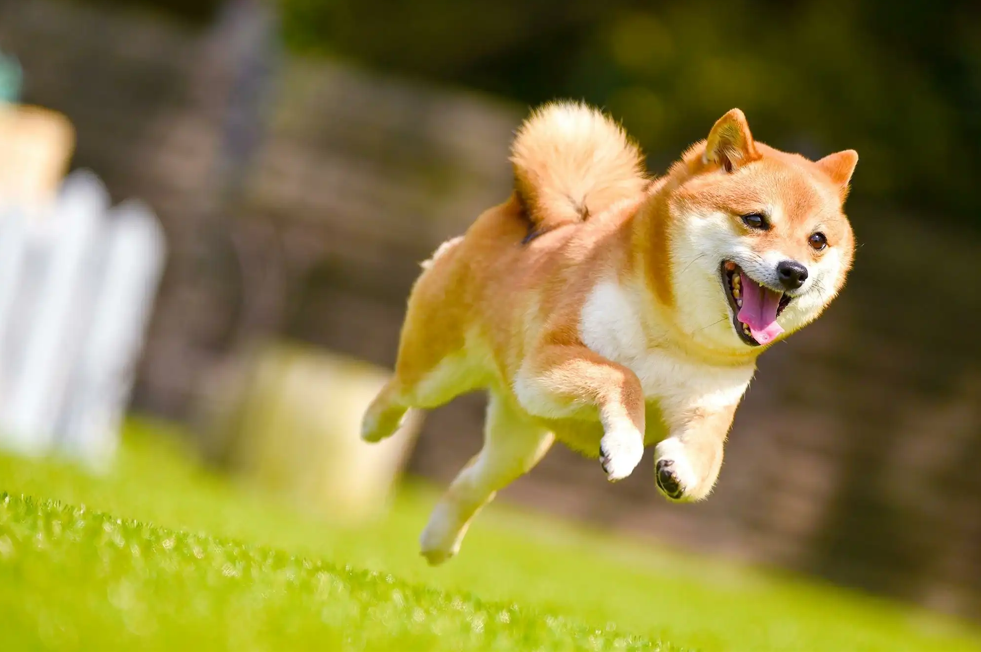
#> input picture pics/example1.png, 981 x 652 px
$ jupyter execute --allow-errors DM2025-Lab2-Master-Phase_2_Bonus.ipynb
#> lines starting #> are read from the running program, lines starting #| are printed output that depends on the picture
**Table of contents**<a id='toc0_'></a>
- [Data Mining Lab 2 - Bonus](#toc1_)
  - [Before Starting](#toc1_1_)
  - [**1. Large Language Models (LLMs)** - Expanded explanation](#toc1_2_)
    - [Programmatic Access vs. Web Interfaces:](#toc1_2_1_)
    - [Optional Notebook Material for Exploration - Open Source LLMs:](#toc1_2_2_)
      - [Parameters and Quantization](#toc1_2_2_1_)
    - [Proprietary LLMs: The Gemini API](#toc1_2_3_)
    - [Interacting with the Gemini API](#toc1_2_4_)
    - [**1.1 Multi-Modal Prompting**](#toc1_2_5_)
      - [**1.1.1 Text + Images**](#toc1_2_5_1_)
        - [**1.1.1.1 Basic Image Understanding**](#toc1_2_5_1_1_)
        - [**>>> Bonus 1 (Take home):**](#toc1_2_5_1_2_)
        - [**1.1.1.2 Segmentation**](#toc1_2_5_1_3_)
        - [**>>> Bonus 2 (Take home):**](#toc1_2_5_1_4_)
      - [**1.1.2 Text + Video**](#toc1_2_5_2_)
        - [**1.1.2.1 Uploading local video:**](#toc1_2_5_2_1_)
        - [**1.1.2.2 Using YouTube video:**](#toc1_2_5_2_2_)
      - [**1.1.3 Text + Audio**](#toc1_2_5_3_)
        - [**>>> Bonus 3 (Take home):**](#toc1_2_5_3_1_)
    - [**1.2 Tool Calling:**](#toc1_2_6_)
      - [General Idea](#toc1_2_6_1_)
        - [**>>> Bonus 4 (Take home):**](#toc1_2_6_1_1_)
    - [**1.3 Information Extraction and Grounding:** - Expanded explanation](#toc1_2_7_)
      - [**`langextract`: A Library for Grounded Extraction**](#toc1_2_7_1_)
        - [**1.3.1 Using a video from youtube:**](#toc1_2_7_1_1_)
        - [**>>> Bonus 5 (Take home):**](#toc1_2_7_1_2_)

<!-- vscode-jupyter-toc-config
	numbering=false
	anchor=true
	flat=false
	minLevel=1
	maxLevel=6
	/vscode-jupyter-toc-config -->
<!-- THIS CELL WILL BE REPLACED ON TOC UPDATE. DO NOT WRITE YOUR TEXT IN THIS CELL -->

# <a id='toc1_'></a>[Data Mining Lab 2 - Bonus](#toc0_)
This is the bonus points' section for lab 2 phase 2.

## <a id='toc1_1_'></a>[Before Starting](#toc0_)

**Make sure you have installed all the required libraries and you have the environment ready to run this lab.**


---
## <a id='toc1_2_'></a>[**1. Large Language Models (LLMs)** - Expanded explanation](#toc0_)

Before we start we strongly suggest that you watch the following video explanations so you can understand the concepts that we are gonna discuss about extra LLMs concepts:

1. [What Are Vision Language Models? How AI Sees & Understands Images](https://www.youtube.com/watch?v=lOD_EE96jhM)
2. [How do Multimodal AI models work? Simple explanation](https://www.youtube.com/watch?v=WkoytlA3MoQ)
3. [Multi-Modal LLMs for Image, Sound and Video](https://www.youtube.com/watch?v=_sGwL6RAsUc&t=1137s)
4. [What is Tool Calling? Connecting LLMs to Your Data](https://www.youtube.com/watch?v=h8gMhXYAv1k)

`These videos can help you get a better grasp on these additional concepts of LLMs covered in the bonus if you were not familiar before.`

**So now let's start with the bonus content of Lab 2 Phase 2.**

Large Language Models (LLMs) are AI models trained on vast text data to understand and generate human language. Models like GPT and BERT excel at tasks like translation, summarization, and sentiment analysis due to their deep learning techniques and large-scale training. Recently these models got popular with the rise of Open-AI's ChatGPT and their different models, showcasing the potential of these models in a lot of aspects of our current society.

Open-source LLMs are cost-effective and customizable, with strong community support, but may underperform compared to proprietary models (Gemini, ChatGPT, Claude, etc.) and require technical expertise to manage. Proprietary LLMs offer superior performance, ease of use, and regular updates, but can be costly, less flexible, and create dependency on external providers for ongoing access and updates.

Of course. Here is a revised version that frames the explanation objectively, focusing on the practical advantages for a student working on data mining exercises and projects.

### <a id='toc1_2_1_'></a>[Programmatic Access vs. Web Interfaces:](#toc0_)

For this data mining lab, we will interact with LLMs using code (programmatic access) rather than a web-based chatbot. This approach provides several direct advantages for completing your exercises and projects:

*   **Process Datasets Automatically**: Instead of manually copying and pasting individual data points, you can use a simple `for` loop in your code to send every row of a dataset to the model. This allows you to perform tasks like sentiment analysis or data extraction on hundreds or thousands of records efficiently.

*   **Get Structured, Usable Output**: A chatbot provides conversational text that is difficult to use in analysis. With an API, you can command the model to return its output in a specific **JSON format**. This structured data can be directly and reliably loaded into a **pandas DataFrame**, allowing you to immediately continue with your data analysis and visualization tasks.

*   **Ensure Consistent and Reproducible Results**: Scientific and data mining work must be reproducible. By setting parameters like `temperature=0.0` in your code, you make the model's output deterministic. This means you will get the exact same result every time you run your script with the same input, which is essential for debugging your code and validating your findings.

*   **Maintain Data Privacy**: If you work with sensitive or private datasets for a project, uploading that data to a public web interface is not secure. Using an API provides better data governance, and running a model locally with a tool like Ollama ensures your data **never leaves your computer**.

### <a id='toc1_2_2_'></a>[Optional Notebook Material for Exploration - Open Source LLMs:](#toc0_)

For students interested in running models locally, the optional notebook `DM2025-Lab2-Optional-Ollama.ipynb` explores using Ollama ([Ollama GitHub Link](https://github.com/ollama/ollama)). Ollama is a powerful library that simplifies running a wide range of open-source LLMs. In that notebook, we will use the **Gemma 3 (4B)** for multi-modal tasks and advanced text-based tasks, **Gemma 3 (270M version)** for simple text-based tasks, **Llama 3.2 (1B version)** for tool calling tasks, and **embedding-gemma (300M params)** to generate embeddings from text data. The Gemma models come from Google's family of models, while Llama 3.2 comes from Meta's family, all of them open source.

To use these models effectively, an **NVIDIA GPU with at least 4 GB of VRAM is recommended**. If you don't have the required hardware, you can run the examples in Kaggle or other cloud notebooks with their free GPU usage tiers activated.

You can explore the variety of models available through Ollama here:

#### <a id='toc1_2_2_1_'></a>[Parameters and Quantization](#toc0_)

In the image, you'll notice that models have a certain number of **parameters**. These are the internal variables the model learns during training, which store its knowledge. A higher parameter count generally leads to a more capable model but also increases its size and the computational resources needed to run it, especially VRAM.

This is where **quantization** becomes crucial. Quantization is a technique to reduce the memory footprint of a model by converting its parameters from high-precision data types (like 32-bit floating-point numbers) to lower-precision ones (like 8-bit integers). This process makes the model smaller and faster, significantly lowering VRAM usage, though it can sometimes cause a minor reduction in accuracy. Thanks to quantization, a 4-billion parameter model like Gemma 3 4B can be run on consumer-grade GPUs more efficiently.

### <a id='toc1_2_3_'></a>[Proprietary LLMs: The Gemini API](#toc0_)

For the main exercises in this lab, we will use **the Gemini API**. This approach offers several advantages over running local open-source models, such as access to state-of-the-art model performance without needing specialized hardware. While the API has usage limits (rate limits and token quotas), it provides a generous **free tier** that is more than sufficient for our exercises.

We will primarily use the **Gemini 2.5 Flash-Lite** (`gemini-2.5-flash-lite`) model. As shown in the rate limit table, this model is optimized for high-frequency tasks and offers a high request-per-day limit of 1,000, making it ideal for completing the lab exercises without interruption.

Students are encouraged to explore other models available through the API but should remain mindful of their respective usage limits. For instance:
*   **Gemini 2.5 Pro** is a more powerful model but has a lower daily request limit of 100.
*   The **Gemma 3** model available via the API offers an impressive 14,400 requests per day, providing another excellent alternative for experimentation.

Please be aware of your usage limits as you work through the exercises to ensure you do not get rate-limited.

[Gemini Documentation](https://ai.google.dev/gemini-api/docs)

[Gemini Rate Limits](https://ai.google.dev/gemini-api/docs/rate-limits)

[Description of Gemini Models](https://ai.google.dev/gemini-api/docs/models)

---

### <a id='toc1_2_4_'></a>[Interacting with the Gemini API](#toc0_)

The code cell below contains the primary function, `prompt_gemini`, that we will use throughout this lab to communicate with the Gemini API. It's designed to be a flexible wrapper that handles the details of sending a request and receiving a response.

Before you run the exercises, here are the key things you need to understand in this setup:

*   **API Key Configuration**: The script loads your API key from a `.env` file located in the `./config/` directory. **You must create this file and add your API key** like this: `GOOGLE_API_KEY='YOUR_API_KEY_HERE'`. This is a security best practice to keep your credentials out of the code.

*   **Global Settings**: At the top of the script, you can find and modify several important defaults:
    *   `MODEL_NAME`: We've set this to `"gemini-2.5-flash-lite"`, but you can easily switch to other models like `"gemini-2.5-pro"` to experiment.
    *   `SYSTEM_INSTRUCTION`: This sets the model's default behavior or persona (e.g., "You are a helpful assistant"). You can customize this for different tasks.
    *   `SAFETY_SETTINGS`: For our academic exercises, these are turned off to prevent interference. In real-world applications, you would configure these carefully.

*   **The `prompt_gemini` function**: This is the main tool you will use. Here are its most important parameters:
    *   `input_prompt`: The list of contents (text, images, etc.) you want to send to the model.
    *   `temperature`: Controls the randomness of the output. `0.0` makes the output deterministic and less creative, while a higher value (e.g., `0.7`) makes it more varied.
    *   `schema`: A powerful feature that allows you to specify a JSON format for the model's output. This is extremely useful for structured data extraction.
    *   `with_tokens_info`: If set to `True`, the function will also return the number of input and output tokens used, which is helpful for monitoring your usage against the free tier limits.

In the following exercises, you will call this function with different prompts and configurations to solve various tasks.

If needed, you can also check some tutorials on how a python function works: [Python Functions Tutorial](https://realpython.com/defining-your-own-python-function/)

[cell 1]
import os
from dotenv import load_dotenv
from google import genai
from google.genai import types

env_path = "./config/.env"
load_dotenv(dotenv_path=env_path)

# System instruction that can dictate how the model behaves in the output, can be customized as needed
SYSTEM_INSTRUCTION = (
        "You are a helpful assistant"
    )

# Max amount of tokens that the model can output, the Gemini 2.5 Models have this maximum amount
# For other models need to check their documentation
MAX_OUTPUT_TOKENS = 65535
MODEL_NAME = "gemini-2.5-flash-lite" # Other models: "gemini-2.5-pro", "gemini-2.5-flash"; Check different max output tokens: "gemini-2.0-flash" , "gemini-2.0-flash-lite"

# We disable the safety settings, as no moderation is needed in our tasks
SAFETY_SETTINGS = [
    types.SafetySetting(
        category="HARM_CATEGORY_HATE_SPEECH", threshold="OFF"),
    types.SafetySetting(
        category="HARM_CATEGORY_DANGEROUS_CONTENT", threshold="OFF"),
    types.SafetySetting(
        category="HARM_CATEGORY_SEXUALLY_EXPLICIT", threshold="OFF"),
    types.SafetySetting(
        category="HARM_CATEGORY_HARASSMENT", threshold="OFF")
]

# We input the API Key to be able to use the Gemini models
api_key = os.getenv("GOOGLE_API_KEY")
#> (the rest of this cell did not finish here and is left out)

---
### <a id='toc1_2_5_'></a>[**1.1 Multi-Modal Prompting**](#toc0_)

Multi-modal prompting involves using input from multiple sources or modes, such as text, images, video or audio, to guide a model's response. It allows AI to process and generate information based on more than one type of input.

---
#### <a id='toc1_2_5_1_'></a>[**1.1.1 Text + Images**](#toc0_)

Gemini's multimodal capabilities allow it to perform sophisticated **image understanding**, turning unstructured visual data into analyzable information. Beyond basic tasks like captioning or answering questions about an image's content, it offers powerful features for data extraction:

*   **Object Detection**: The model can identify objects and return their **bounding box coordinates**, providing structured location data.
*   **Image Segmentation**: It can go a step further by providing a precise pixel-level **segmentation mask**, outlining the exact shape of detected objects.

You can provide single or multiple images by either **uploading a file** (for large images or reuse) or passing the image data **inline** within your API request.

We are going to explore how to prompt our model for basic image understanding and how to use the Gemini's segmentation capabilities.

For more information you can visit the following link: [Gemini's Image Understanding Documentation](https://ai.google.dev/gemini-api/docs/image-understanding)

---
##### <a id='toc1_2_5_1_1_'></a>[**1.1.1.1 Basic Image Understanding**](#toc0_)

For basic image understanding, the model receives both an image and a related text prompt. The image provides visual context, while the text gives additional guidance. The model uses both inputs to generate more accurate and contextually relevant responses, which is useful for tasks like image captioning, visual question answering, or content generation based on visual cues.

Let's look at the following images that are in the `pics` folder in the directory of this notebook:

source: https://cooljapan-videos.com/tw/articles/epe0y86g

source: https://www.istockphoto.com/photo/young-cat-scottish-straight-gm1098182434-294927481

We will use our selected Gemini model to request a description of the images:

[cell 2]
from PIL import Image
from IPython.display import display, Markdown

image_example_1 = Image.open('./pics/example1.png')
#> image_example_1 is the input picture: PIL image 981x652 RGBA; mean R, G, B, A 139.4, 128.5, 67.9, 255

input_prompt_img = ["What is this image about?", image_example_1]
#> (the rest of this cell did not finish here and is left out)

#> (a cell that did not finish here is left out)

[cell 4]
from PIL import Image

image_example_2 = Image.open('./pics/example2.jpg')
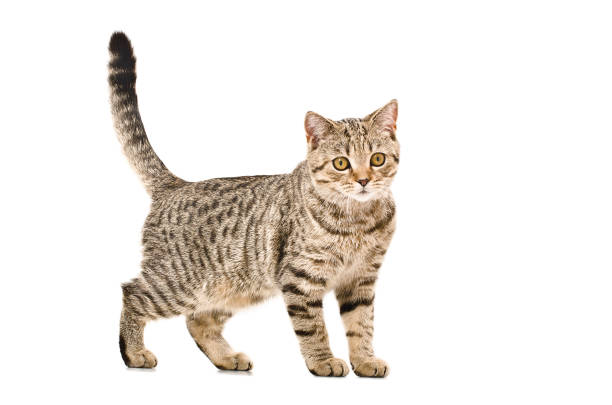
#> input picture pics/example2.jpg, 612 x 405 px
#> image_example_2 is the input picture: PIL image 612x405 RGB; mean R, G, B 237.3, 232.4, 227.3

input_prompt_img_2 = ["What is this image about?", image_example_2]
#> (the rest of this cell did not finish here and is left out)

#> (a cell that did not finish here is left out)

---
##### <a id='toc1_2_5_1_2_'></a>[**>>> Bonus 1 (Take home):**](#toc0_)

Try asking the model with one image of your choosing. Is the description accurate? Why?

[cell 6]
# Answer here

image_path = './pics/_94.webp'
image_example = Image.open(image_path)
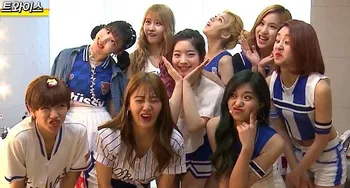
#> input picture pics/_94.webp, 350 x 188 px
#> image_example is the input picture: PIL image 350x188 RGB; mean R, G, B 142.3, 120.5, 111.8
#> (the rest of the program and of its run is left out)
